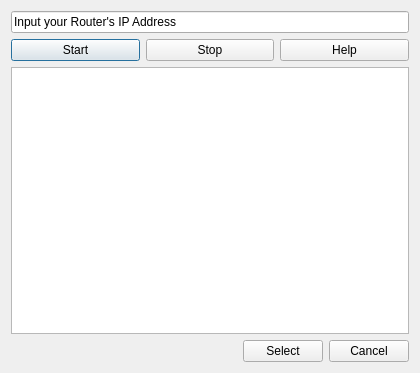
<?xml version="1.0" encoding="UTF-8"?>
<ui version="4.0">
 <class>scanning</class>
 <widget class="QDialog" name="scanning">
  <property name="geometry">
   <rect>
    <x>0</x>
    <y>0</y>
    <width>420</width>
    <height>373</height>
   </rect>
  </property>
  <property name="windowTitle">
   <string>IP Scan</string>
  </property>
  <layout class="QGridLayout" name="gridLayout">
   <item row="0" column="0">
    <layout class="QVBoxLayout" name="verticalLayout">
     <item>
      <widget class="QLineEdit" name="scanning_text">
       <property name="text">
        <string>Input your Router's IP Address</string>
       </property>
      </widget>
     </item>
     <item>
      <layout class="QHBoxLayout" name="horizontalLayout">
       <item>
        <widget class="QPushButton" name="StartBtn">
         <property name="text">
          <string>Start</string>
         </property>
        </widget>
       </item>
       <item>
        <widget class="QPushButton" name="StopBtn">
         <property name="text">
          <string>Stop</string>
         </property>
        </widget>
       </item>
       <item>
        <widget class="QPushButton" name="HelpBtn">
         <property name="text">
          <string>Help</string>
         </property>
        </widget>
       </item>
      </layout>
     </item>
     <item>
      <layout class="QHBoxLayout" name="horizontalLayout_4" stretch="0">
       <property name="spacing">
        <number>0</number>
       </property>
       <item>
        <widget class="QTableView" name="tableView">
         <property name="editTriggers">
          <set>QAbstractItemView::NoEditTriggers</set>
         </property>
         <property name="selectionMode">
          <enum>QAbstractItemView::SingleSelection</enum>
         </property>
         <property name="verticalScrollMode">
          <enum>QAbstractItemView::ScrollPerPixel</enum>
         </property>
         <property name="horizontalScrollMode">
          <enum>QAbstractItemView::ScrollPerPixel</enum>
         </property>
         <property name="gridStyle">
          <enum>Qt::NoPen</enum>
         </property>
         <attribute name="horizontalHeaderCascadingSectionResizes">
          <bool>true</bool>
         </attribute>
         <attribute name="horizontalHeaderHighlightSections">
          <bool>false</bool>
         </attribute>
         <attribute name="horizontalHeaderMinimumSectionSize">
          <number>45</number>
         </attribute>
         <attribute name="horizontalHeaderStretchLastSection">
          <bool>true</bool>
         </attribute>
         <attribute name="verticalHeaderVisible">
          <bool>false</bool>
         </attribute>
         <attribute name="verticalHeaderCascadingSectionResizes">
          <bool>false</bool>
         </attribute>
         <attribute name="verticalHeaderDefaultSectionSize">
          <number>22</number>
         </attribute>
         <attribute name="verticalHeaderHighlightSections">
          <bool>false</bool>
         </attribute>
        </widget>
       </item>
      </layout>
     </item>
     <item>
      <layout class="QHBoxLayout" name="horizontalLayout_2">
       <item>
        <spacer name="horizontalSpacer">
         <property name="orientation">
          <enum>Qt::Horizontal</enum>
         </property>
         <property name="sizeHint" stdset="0">
          <size>
           <width>40</width>
           <height>20</height>
          </size>
         </property>
        </spacer>
       </item>
       <item>
        <widget class="QPushButton" name="SelectBtn">
         <property name="text">
          <string>Select</string>
         </property>
        </widget>
       </item>
       <item>
        <widget class="QPushButton" name="CancelBtn">
         <property name="text">
          <string>Cancel</string>
         </property>
        </widget>
       </item>
      </layout>
     </item>
    </layout>
   </item>
  </layout>
 </widget>
 <resources/>
 <connections/>
</ui>
